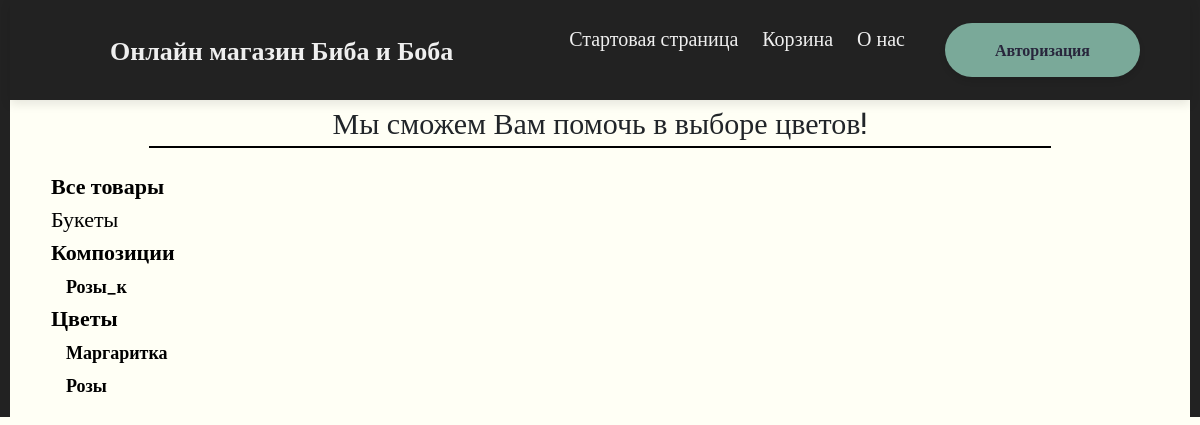
Page /cat/2/ on the earlier database version.
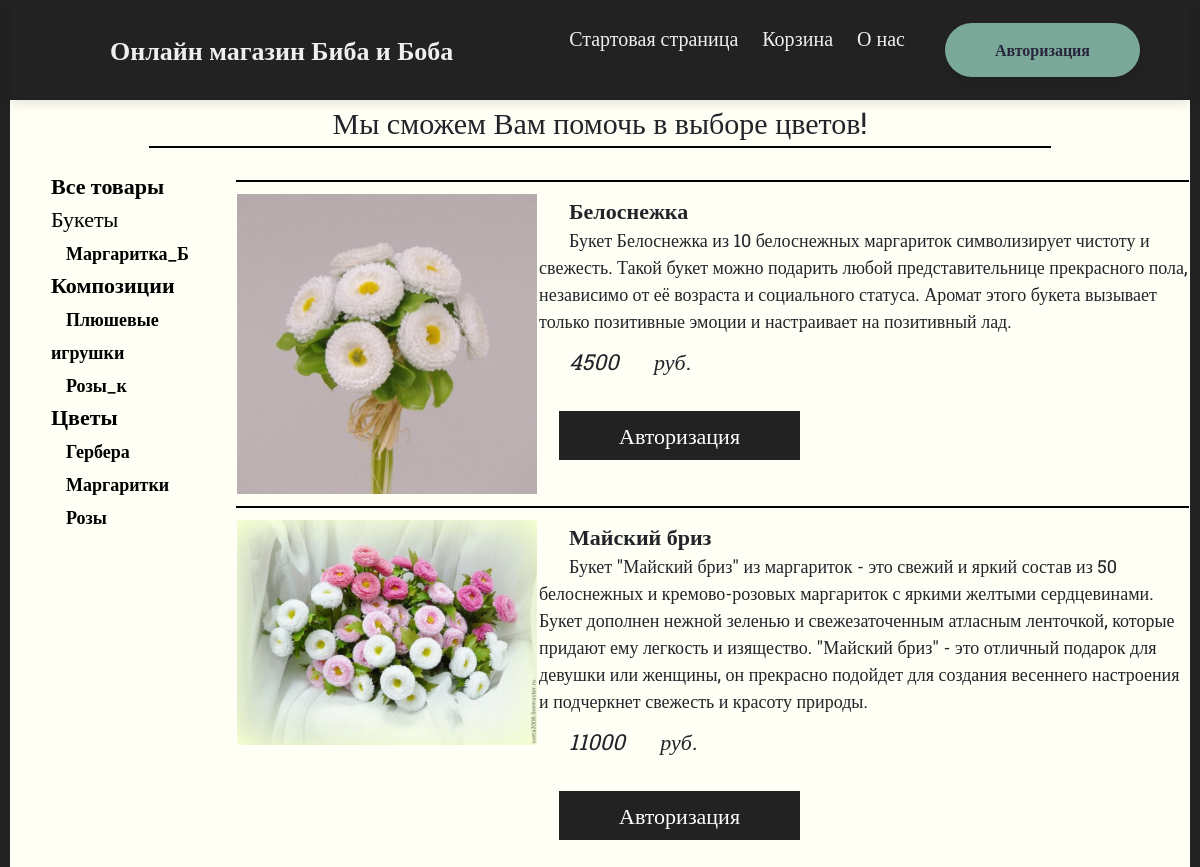
Same page on the later database version.
### main/models.py (models this page shows, shortened)
class Category(models.Model):
    Tittle = models.CharField('Название категории', blank=True, max_length=100)
    def get_absolute_url(self):
       return reverse('show_cat', kwargs = {'cat_id': self.pk})
    class Meta:
        verbose_name = "Категории"
        verbose_name_plural = "Категории"
        ordering = ['Tittle']

class SubCategory(models.Model):
    Tittle = models.CharField('Название подкатегории', blank=True, max_length=100)
    Cat = models.ForeignKey('Category', on_delete=models.CASCADE, blank=True, verbose_name="Основная категория")
    def get_absolute_url(self):
       return reverse('show_sub_cat', kwargs = {'sub_cat_id': self.pk})
    class Meta:
        verbose_name = "Подкатегории"
        verbose_name_plural = "Подкатегории"
        ordering = ['Tittle']

class Product(models.Model):
    Tittle = models.CharField('Название товара', blank=True, max_length=100)
    Text = models.TextField('Текст товара', blank=True, max_length=1500)
    Photo = models.ImageField('Фотография товара', blank=True, upload_to="photo/%Y/%m/%d/")
    Price = models.IntegerField('Цена товара', blank=True,)
    Cat = models.ForeignKey('Category', on_delete=models.CASCADE, blank=True, verbose_name="Категория товара")
    SubCat = models.ForeignKey('SubCategory', on_delete=models.CASCADE, blank=True, verbose_name="Подкатегория товара")
    class Meta:
        verbose_name = "Товары"
        verbose_name_plural = "Товары"
        ordering = ['Tittle','SubCat','Price']

### main/views.py (the view)
# urls.py: path('cat/<int:cat_id>/', show_cat, name='show_cat'),
def show_cat(request,cat_id):
    products = Product.objects.filter(Cat_id=cat_id)
    cat = Category.objects.all()
    subcat = SubCategory.objects.all()
    context = {
        'products': products,
        'cat': cat,
        'sub_cat': subcat,
        'cat_selected': cat_id,
        'sub_cat_selected': 0,
    }
    return render(request, 'main/Main.html', context)

### main/templates/main/Main.html (shortened to what this page needs)
{% load static %}
<!DOCTYPE html>
<html lang="ru">
<head>
    <link rel="stylesheet" href="libs/bootstrap-reboot.min.css">
    <link rel="stylesheet" href="libs/bootstrap-grid.min.css">
    <link rel="stylesheet" href="{% static 'main/css/Main.css' %}">
</head>
<body>
    <nav class="sh">
                <div class="shapka">
                    <a href="{% url 'main' %}" class="brand">Онлайн магазин Биба и Боба</a>
                    <div class="wrap">
                        <ul class="menu">
                            <li><a href="{% url 'start' %}">Стартовая страница</a></li>
                            <li><a href="{% url 'korz' %}">Корзина</a></li>
                            <li><a href="{% url 'about' %}">О нас</a></li>
                        </ul>
                        {% if request.user.is_authenticated %}
                        <a href="{% url 'prof' %}" class="profile">Профиль</a>
                        {% else %}
                        <a href="{% url 'auth' %}" class="profile">Авторизация</a>
                            {% endif %}
                    </div>
                </div>
    </nav>
    <p align="center" style="font-size: 30px; border-bottom: 5px;">Мы сможем Вам помочь в выборе цветов!</p>
	<hr align="center" style="border: 1px solid black; width: 900px; margin-top: -15px; margin-bottom: 20px;">
	<table>
		<tr>
			<td width="300px">
				<div class="category">
					<ul class="category-menu">
						{% if cat_selected == 0 and sub_cat_selected == 0 %}
						<li >Все товары</li>
							{% else %}
						<li><b><a href="{% url 'main' %}" style="color: black; ">Все товары</a></b></li>
							{% endif %}
					{% for c in cat %}
					{% if c.pk == cat_selected %}
						<li><div style="color: black;">{{c.Tittle}}</div></li>
					{% else %}
					<li><b><a href="{{ c.get_absolute_url }}" style="color: black;">{{c.Tittle}}</b></li>
					{% endif %}
					{% for s_c in sub_cat %}
					{% if s_c.Cat.pk == c.pk %}
					{% if s_c.pk == sub_cat_selected %}
						<li><div style="color: black; font-size: 18px; margin-left: 15px;">{{s_c.Tittle}}</div></li>
					{% else %}
					<li><a href="{{ s_c.get_absolute_url }}" style="color: black; font-size: 18px; margin-left: 15px;"><b>{{s_c.Tittle}}</b></a> </li>
					{% endif %}
					{% endif %}
					{% endfor %}
					{% endfor %}
					</ul>
				</div>
			</td>
			<td width="1600px">
				<table>
					<tr>
					{% for pr in products %}
					<table>
						<tr>
						<td>
							<img src='{{ pr.Photo.url }}' width="300px">
						</td>
						<td>
							<div style="font-weight: bold; text-indent: 30px;">
								{{ pr.Tittle }}
							</div>
							<div style="font-size: 18px; text-indent: 30px;">
								{{ pr.Text }}
							</div>
							<div style="text-indent: 30px; margin-top: 10px;">
								<i>{{ pr.Price }} <label>руб.</label></i> <br><br>
							</div>
							{% if request.user.is_authenticated %}
							<a href="{{pr.get_absolute_url}}" style="margin-left: 20px; padding: 10px 60px; background-color: #222222; color: white">Купить</a>
							{% else %}
							<a href="{% url 'auth' %}" style="margin-left: 20px; padding: 10px 60px; background-color: #222222; color: white">Авторизация</a>
							{% endif %}
							<br><br>
						</td>
							<hr style="border: 1px solid black;">
						</tr>
						</table>
						{% endfor %}
					</tr>
				</table>
			</td>
		</tr>
	</table>
</body>
</html>

Differences in the rows shown:
changed Category "Букеты": gains SubCategory (Tittle "Маргаритка_Б")
added SubCategory: Tittle "Плюшевые игрушки", shown under Category "Композиции"
changed Category "Цветы": loses SubCategory (Tittle "Маргаритка")
added SubCategory: Tittle "Гербера", shown under Category "Цветы"
added SubCategory: Tittle "Маргаритки", shown under Category "Цветы"
added Product: Photo (picture), Tittle "Белоснежка", Text "Букет Белоснежка из 10 белоснежных маргариток символизирует чистоту и свежесть. Такой букет можно подарить любой представительнице прекрасного пола, независимо от её возраста и социального статуса. Аромат этого букета вызывает только позитивные эмоции и настраивает на позитивный лад.", Price "4500"
added Product: Photo (picture), Tittle "Майский бриз", Text "Букет \"Майский бриз\" из маргариток - это свежий и яркий состав из 50 белоснежных и кремово-розовых маргариток с яркими желтыми сердцевинами. Букет дополнен нежной зеленью и свежезаточенным атласным ленточкой, которые придают ему легкость и изящество. \"Майский бриз\" - это отличный подарок для девушки или женщины, он прекрасно подойдет для создания весеннего настроения и подчеркнет свежесть и красоту природы.", Price "11000"
